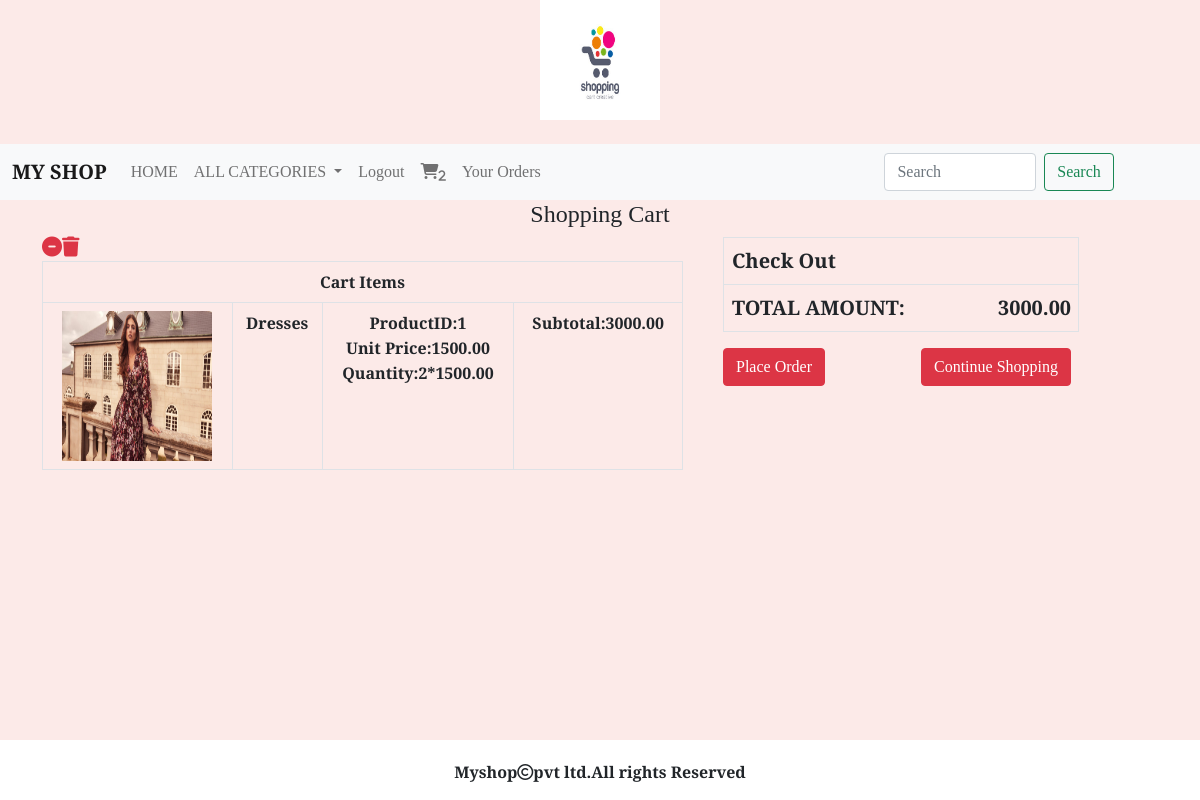
/cart/cartview (signed in), run on the app's committed database.
### cart/models.py (models this page shows, shortened)
class Cart(models.Model):
    product=models.ForeignKey(Product,on_delete=models.CASCADE)
    quantity=models.IntegerField()
    user=models.ForeignKey(User,on_delete=models.CASCADE)
    date_added=models.DateTimeField(auto_now_add=True)
    def subtotal(self):
        return self.quantity*self.product.price

### shop/models.py (models this page shows, shortened)
class Product(models.Model):
    name = models.CharField(max_length=20)
    desc = models.TextField()
    image = models.ImageField(upload_to="images/category", null=True, blank=True)
    price = models.DecimalField(max_digits=10,decimal_places=2)
    category = models.ForeignKey(Category,on_delete=models.CASCADE)
    stock = models.IntegerField()
    available = models.BooleanField(default=True)
    created = models.DateTimeField(auto_now_add=True)
    updated = models.DateTimeField(auto_now=True)

### cart/views.py (the view)
# urls.py: path('cartview',views.cartview,name="cartview"),
@login_required
def cartview(request):
    u=request.user
    cart=Cart.objects.filter(user=u)
    total=0
    for i in cart:
        total+=i.quantity*i.product.price
    return render(request,'cartview.html',{'c':cart,'total':total})

### cart/context_processors.py (called while the page is built)
def total(request):
    item_count=0
    if request.user:
        u=request.user
        try:
           cart=Cart.objects.filter(user=u)
           for i in cart:
               item_count+=i.quantity
        except:
           item_count=0
    return{'count':item_count}

### shop/context_processors.py (called while the page is built)
def menu_links(request):
    c=Category.objects.all()
    return {'links':c}

### templates/cartview.html
{% extends 'base.html' %}
{% load static %}
{% block content %}
<div class="container" style="margin-bottom:100px;">
    <div class="row">
        <h4 class="text-center">Shopping Cart</h4>
        <div class="col-7 ">
            <table class="table table-bordered text-center fs-6">
            <tr>
                <th colspan="5">Cart Items</th>
            </tr>
                {% for i in c %}
                <tr>
                    <td><img src="{{i.product.image.url}}" height="150px" width="150px"></td>
                    <td><b>{{i.product.name}}</b></td>
                    <td><b>ProductID:{{i.product.id}}</b><br>
                    <b>Unit Price:{{i.product.price}}</b><br>
                        <b>Quantity:{{i.quantity}}*{{i.product.price}}</b><br>
                    </td>
                    <td><b>Subtotal:{{i.subtotal}}</b></td>
                    {% if i.product.stock > 0 %}
                    <td><a href="{% url 'cart:addtocart' i.product.name %}"><i class="fa-solid fa-circle-plus text-danger fs-5"></i></a>
                    <a href="{% url 'cart:cart_remove' i.product.name %}"><i class="fa-solid fa-circle-minus text-danger fs-5"></i></a>
                    <a href="{% url 'cart:cart_delete' i.product.name %}"><i class="fa-solid fa-trash text-danger fs-5"></i></a>
                    {% else %}
                    <a href="{% url 'cart:cart_remove' i.product.name %}"><i class="fa-solid fa-circle-minus text-danger fs-5"></i></a>
                    <a href="{% url 'cart:cart_delete' i.product.name %}"><i class="fa-solid fa-trash text-danger fs-5"></i></a>
                    {% endif %}</td>
</tr>
                {% endfor %}
        </table>
        </div>
        <div class="col-4 ms-3 fs-5" style="position:relative;">
            <table class="table table-bordered">
                <tr>
                    <th colspan="5">Check Out</th>
                </tr>
                <tr><th>TOTAL AMOUNT:<span style="position:absolute;right:20px;">{{total}}</span></th></tr>
            </table>
            <a href="{% url 'cart:orderform' %}" class="btn btn-danger">Place Order</a>
            <a href="{% url 'shop:category' %}" class="btn btn-danger" style="position:absolute;right:20px;">Continue Shopping</a>
        </div>
    </div>
</div>
{% endblock %}

### static/css/style.css (style rules this page uses)
body { font-family: 'Playfair Display', serif; background-color:#fceae8 }

### data on the page
Cart: product.image (picture), product.name "Dresses", product.id "1", product.price "1500.00", quantity "2", subtotal "3000.00"

### other printed values
{{ count }} "2"
{{ total }} "3000.00"
